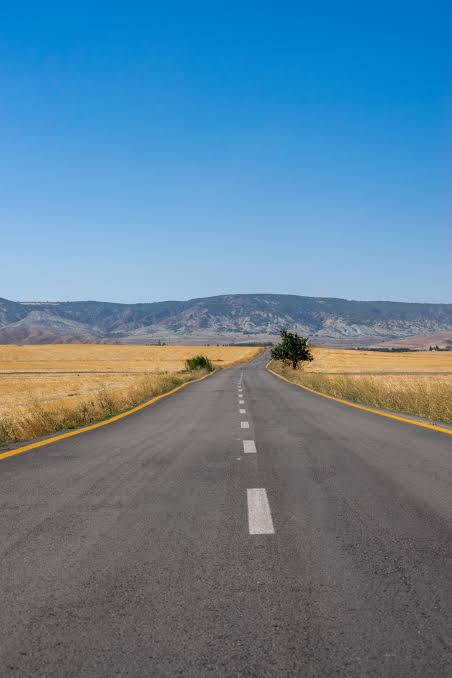
#> input picture road.jpg, 452 x 678 px
$ python lane_extractor.py
#> lines starting #> are read from the running program, lines starting #| are printed output that depends on the picture; after the words box and inside, x2 and y2 are one past the last pixel; in counts of white or black regions, pixels touching at a corner belong together
import cv2
import numpy as np

print("Lane Detection Program")
image_path = input("Enter image filename (e.g. road.jpg)")
#> the answer given: road.jpg

image = cv2.imread(image_path)
#> image is the input picture: shape (678, 452, 3); mean B, G, R 151.1, 128.8, 96.4
if image is None:
	print("Couldnt find the image.")
	exit()

height, width = image.shape[:2]
#> height = 678; width = 452
print(f"Loaded image Resolution = {width}X{height}")
#| Loaded image Resolution = 452X678
cv2.imwrite("original_image.jpg", image)
print("Image loaded successfully")

hsv_image = cv2.cvtColor(image, cv2.COLOR_BGR2HSV)
#> hsv_image: shape (678, 452, 3); mean H, S, V 76.2, 96.8, 161.2
lower_white= np.array([0,0,150], dtype = np.uint8)
upper_white = np.array([180, 50, 255], dtype = np.uint8)
white_mask = cv2.inRange(hsv_image, lower_white, upper_white)
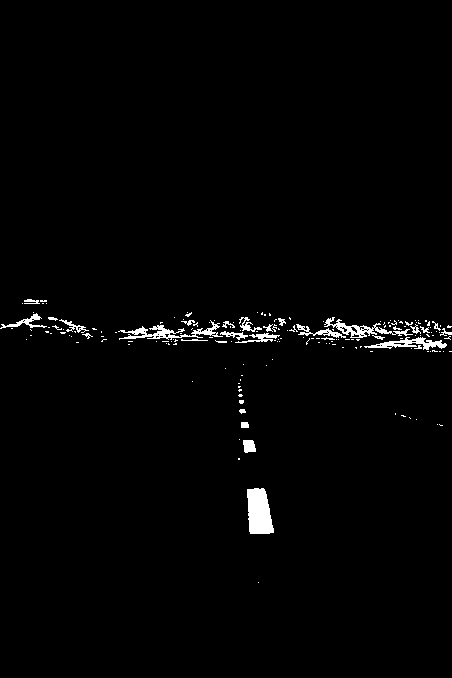
#> white_mask: shape (678, 452); 1.5% white; 172 white regions (144 under 20 px), largest, box (x1, y1, x2, y2) and area: (247, 488, 274, 534) 982, (118, 320, 223, 340) 621, (324, 317, 413, 338) 502

lower_yellow = np.array([10,50,80],dtype = np.uint8)
upper_yellow = np.array([40,255,255], dtype = np.uint8)
yellow_mask = cv2.inRange(hsv_image, lower_yellow, upper_yellow)
#> yellow_mask: shape (678, 452); 8.9% white; 33 white regions (31 under 20 px), largest, box (x1, y1, x2, y2) and area: (0, 343, 272, 460) 16978, (265, 344, 452, 437) 10064

combined_mask = cv2.bitwise_or(white_mask,yellow_mask)
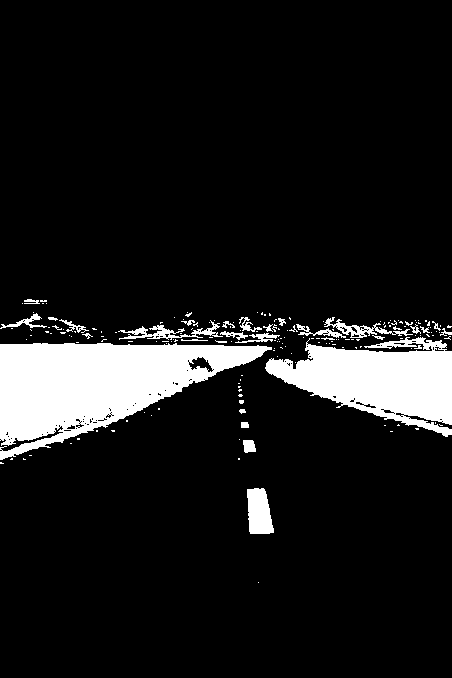
#> combined_mask: shape (678, 452); 10.4% white; 178 white regions (149 under 20 px), largest, box (x1, y1, x2, y2) and area: (0, 343, 272, 460) 16992, (265, 337, 452, 437) 10561, (247, 488, 274, 534) 982
color_filtered = cv2.bitwise_and(image, image, mask=combined_mask)
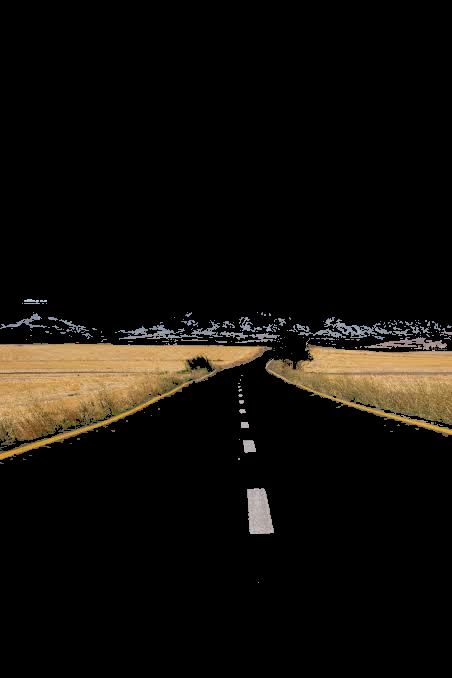
#> color_filtered: shape (678, 452, 3); mean B, G, R 10.3, 14.8, 18

cv2.imwrite("color_filtered.jpg", color_filtered)
print("Filtered out all colors but white and yellow lines")


gray = cv2.cvtColor(color_filtered, cv2.COLOR_BGR2GRAY)
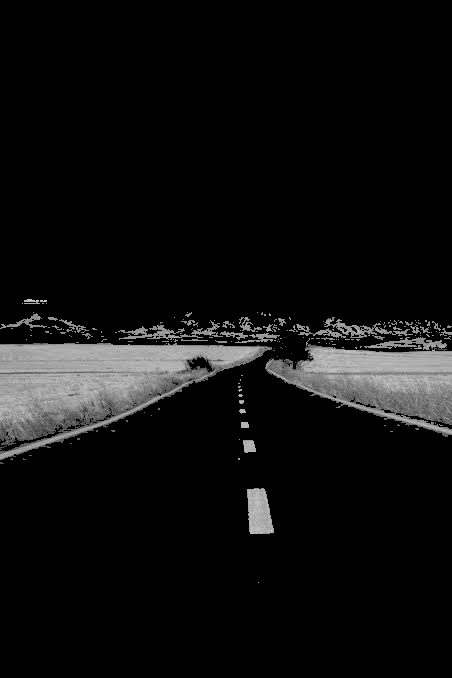
#> gray: shape (678, 452); min 0, max 204, mean 15.3
blur = cv2.GaussianBlur(gray, (5,5),0)
cv2.imwrite("blurred_image.jpg", blur)
print("Smoothes out the edges")

edges = cv2.Canny(blur, 100,200)
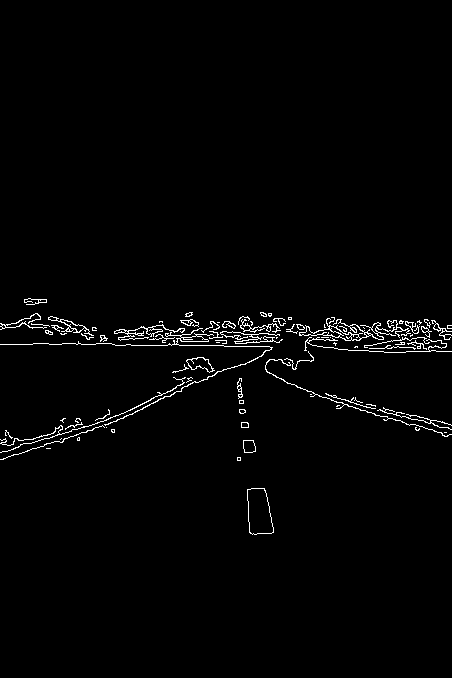
#> edges: shape (678, 452); 1.7% white in thin lines or dots, all inside (x1, y1, x2, y2) = (0, 298, 452, 535)
cv2.imwrite("canny_edges.jpg", edges)
print("Edge Detection done")


road_polygon = np.array([
[int(width*0.05) , height],
[int(width*0.40), int(height*0.50)],
[int(width*0.60), int(height*0.50)],
[int(width*0.95), height]
], dtype=np.int32)
mask=np.zeros_like(edges)
cv2.fillPoly(mask,[road_polygon], 255)
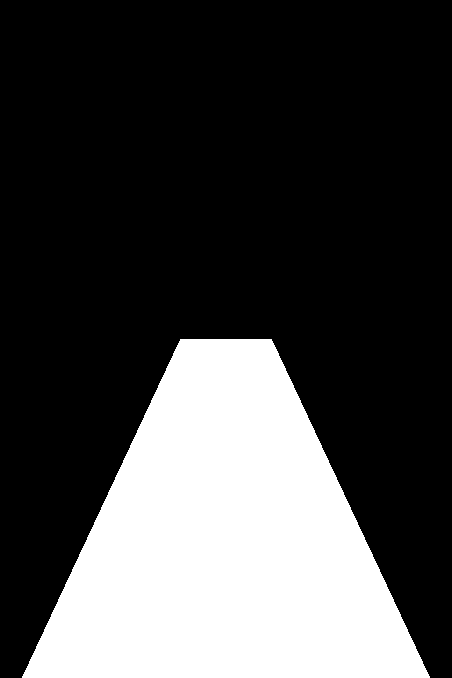
#> mask: shape (678, 452); 27.7% white; 1 white region, box (x1, y1, x2, y2) and area: (22, 339, 430, 678) 84750
final= cv2.bitwise_and(edges,mask)
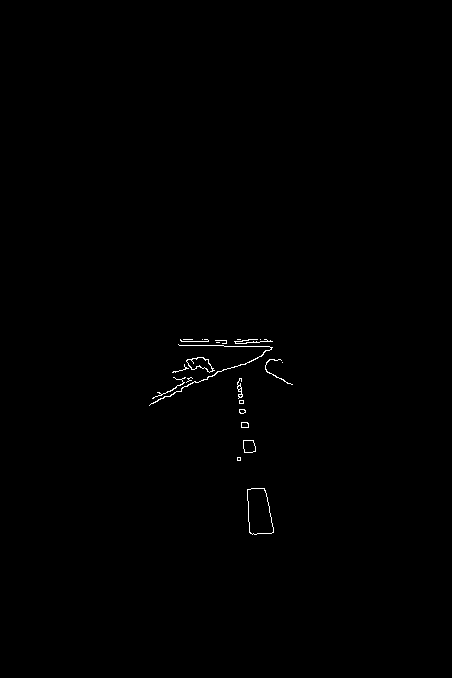
#> final: shape (678, 452); 0.32% white in thin lines or dots, all inside (x1, y1, x2, y2) = (149, 339, 293, 535)
cv2.imwrite("roi.jpg", final)
print("Dynamic Region of Interest")
